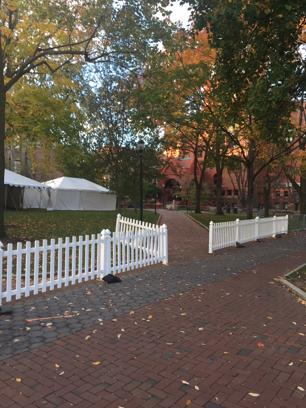
%> input picture test3.JPG, 306 x 408 px
$ octave test.m   (GNU Octave 9; MATLAB toolbox functions it lacks are replaced by stand-ins)
%> lines starting %> are read from the running program, lines starting %| are printed output that depends on the picture
### corner_detector.m
% File name: corner_detector.m
% Author: Ahmed Zahra, Anthony Owusu
% Date created:

function [cimg] = corner_detector(img)
% (INPUT) img: HxW matrix representing the gray scale input frame
% (OUTPUT) cimg: HxW matrix representing the corner-metric matrix for the image

% Convert img from rgb 2 grayscale
img_gray = rgb2gray(img);

% Find the corner points
cimg = detectHarrisFeatures(img_gray);

% Create HxW matrix
[H,W] = size(img_gray);
mat = zeros(H,W);

locations = round(cimg.Location);
strengths = cimg.Metric;

for i=1:size(locations,1)
    mat(locations(i,1), locations(i,2)) = strengths(i);
end

cimg = mat;

% cimg = cornermetric(img_gray, 'Harris');


end

### anms.m
% File name: anms.m
% Author: Ahmed Zahra, Anthony Owusu
% Date created:

function [y, x, rmax] = anms(cimg, max_pts)
% (INPUT) cimg: HxW matrix representing the corner-metric matrix.
% (INPUT) max_pts: The desired number of corners
% (OUTPUT) x: Nx1 matrix representing the column coordinates of the corners
% (OUTPUT) y: Nx1 matrix representing the row coordinates of the corners
% (OUTPUT) rmax: Supression radius used to obtain max_pts corners

N = size(cimg(cimg ~= 0),1);
points = zeros(N,2);
metric = zeros(N,1);
idx = 1;
for i=1:size(cimg,1)
    for j = 1:size(cimg,2)

        if (cimg(i,j) ~= 0)
            points(idx, 1) = i;
            points(idx, 2) = j;
            metric(idx) = cimg(i,j);
            idx = idx + 1;
        end

    end
end

c_robust = 0.9;

% Create an array the size of the number of points
points_min_radius = zeros(N,1);

% Initialize the minimum radius as infinite
r_min = Inf;

% Calculate radius
get_r = @(x1,x2) sqrt((x1(1,1) - x2(1,1))^2 + (x1(1,2) - x2(1,2))^2);

for i=1:N
    for j=1:N
        % Skip the iteration if we are comparing the same point
        if (i == j)
            continue
        end

        % Check if the magnitude the current point is larger
        if (metric(i) <= metric(j)*c_robust)
            % Calculate the radius and check if it is less than the current
            % minimum
            curr_r = get_r(points(i,:), points(j,:));

            % Update the minimum radius if the current radius is smaller
            if (curr_r < r_min)
                r_min = curr_r;
            end
        end
    end

    % Set the min radius of the current point
    points_min_radius(i,:) = r_min;

    r_min = inf;
end

% Sort the array of radiuses in descending order
[pts_min_r_sorted, order] = sort(points_min_radius, 'descend');

% Sort the array of points accordingly
points = points(order,:);
y = points(1:max_pts,1);
x = points(1:max_pts,2);

% Find the max supression radius
rmax = pts_min_r_sorted(max_pts); % ??

### feat_desc.m
% File name: feat_desc.m
% Author: Ahmed Zahra, Anthony Owusu
% Date created:

function [descs] = feat_desc(img, x, y)
% (INPUT) img: H xW matrix representing the gray scale input image frame
% (INPUT) x: Nx1 matrix representing the column coordinates of the corners
% (INPUT) y: Nx1 matrix representing the row coordinates of the corners
% (OUTPUT) descs: 64xN matrix, with column i being the 64-dimensional descriptor (8?8
% linearized grid) computed at the location (xi, yi) in img

N = size(x,1);

descs = zeros(64,N);

img_padded = padarray(img, [20,20], 0, 'both');

points = [y x];

for i=1:N
    p = round(points(i,:));

    % Get the 40x40 block around the point
    block = img_padded(p(1):p(1)+40,p(2):p(2)+40);

    % Apply gaussian bluring on the block
%     block = imgaussfilt(block,0.5);

    count = 1;
    for j=1:5:40
        for k=1:5:40
            descs(count,i) = block(j,k);
            count = count + 1;
        end
    end

    descs(:,i) = (descs(:,i) - mean(descs(:,i)))/std(descs(:,i));
end

end

### feat_match.m
% File name: feat_match.m
% Author: Ahmed Zahra, Anthony Owusu
% Date created:

function [match] = feat_match(descs1, descs2)
% (INPUT) descs1: 64?N1 matrix representing the corner descriptors of the
% first frame
% (INPUT) descs2: 64?N2 matrix representing the corner descriptors of the
% second frame
% (OUTPUT) match: N1 ? 1 vector where match1 points to the index of the
% descriptor in descs2 that matches with the feature i in descriptor descs1.
% If the match is not found, match1 = ?1

RATIO_VALUE = 0.75;

%Iterate through all points to find the euclidian distance
n = size(descs2, 2);
match = ones(n, 1)*-1;
for i = 1:size(descs2, 2)
    st_min = inf;
    st_index = 0;
    nd_min = inf;
    nd_index = 0;
    for j = 1:size(descs1, 2)
        d1 = descs1(:, i);
        d2 = descs2(:, j);
        diff = norm(d1 - d2);
        % compare with current min
        if (diff < st_min)
            nd_min = st_min;
            nd_index = st_index;
            st_min = diff;
            st_index = j;
            continue;
        end
        if (diff < nd_min && diff >= st_min)
            nd_min = diff;
            nd_index = j;
            continue;
        end
    end
    ratio = st_min/nd_min;
    if (ratio < RATIO_VALUE)
        match(i) = st_index;
    end
end
end

### ransac_est_homography.m
% File name: ransac_est_homography.m
% Author:
% Date created:

function [H, inlier_ind] = ransac_est_homography(x1, y1, x2, y2, thresh)
% (INPUT) x1, y1, x2, y2: N ? 1 vectors representing the corresponding
% feature coordinates in the first image and the second image. The point
% x1i, y1i in the first image are matched to x2i, y2i in the second image
% (INPUT) thresh: The threshold on distance to determine if the transformed
% points agree
% (OUTPUT) H: 3?3 matrix representing the homography computed at the end of
% RANSAC
% (OUTPUT) inlier_ind: N ?1 vector representing if the correspondence
% is an inlier or not. Denote inlier using 1 and 0 for outlier

% Set the RANSAC constants
nRANSAC = 2000;
e = thresh; % Pixels
% min_inliers = 10;

bestH = zeros(3);

N = size(x1,1);

count = 0;

for i=1:nRANSAC
    rand_indices = zeros(4,1);

    % Generate 4 random indices
    for j=1:4
        rand_idx = randi([1 N]);
        while (ismember(rand_idx, rand_indices))
            rand_idx = randi([1 N]);
        end
        rand_indices(j) = rand_idx;
    end

    % Select 4 random points accordning to the calculated indices
    x1_i = x1(rand_indices);
    y1_i = y1(rand_indices);
    x2_i = x2(rand_indices);
    y2_i = y2(rand_indices);

    % Estimate the homography matrix for the selected points
    H = est_homography(x2_i, y2_i, x1_i, y1_i);

    currentCount = 0;
    H = H / H(3,3);
    % Loop through all the points and determine the number of points tha
    % are satisfied by the calculated homography matrix
    for j =1:N
        lhs = H * [x1(j); y1(j); 1];
        lhs = lhs / lhs(3);

        % Calculate the distance between the estimated and the actual point
        e_i = sqrt((lhs(1) - x2(j))^2 + (lhs(2) - y2(j))^2);

        if (e_i < e)
            currentCount = currentCount + 1;
        end
    end

    % Check the number of inliers is greater the max
    if currentCount > count
        bestH = H;
        count = currentCount;
    end
end

inlier_ind = zeros(N,1);
H = bestH;

for i=1:N
    lhs = H * [x1(i); y1(i); 1];
    lhs = lhs / lhs(3);

    % Calculate the distance between the estimated and the actual point
	e_i = sqrt((lhs(1) - x2(i))^2 + (lhs(2) - y2(i))^2);

    if (e_i < e)
        inlier_ind(i) = 1;
    end
end
%
x1_i = x1(inlier_ind == 1);
y1_i = y1(inlier_ind == 1);
x2_i = x2(inlier_ind == 1);
y2_i = y2(inlier_ind == 1);

% Use all the inliers to calculate the homography
H = est_homography(x1_i, y1_i, x2_i, y2_i);
H = H / H(3,3);
end

### est_homography.m
% File name: est_homography.m

function H = est_homography(X,Y,x,y)
% Input:
%   X,Y are coordinates of destination points
%   x,y are coordinates of source points
%   X/Y/x/y , each is a vector of n*1, n>= 4

% Output:
%   H is the homography output 3x3
%   (X,Y, 1)^T ~ H (x, y, 1)^T

A = zeros(length(x(:))*2,9);

for i = 1:length(x(:))
 a = [x(i),y(i),1];
 b = [0 0 0];
 c = [X(i);Y(i)];
 d = -c*a;
 A((i-1)*2+1:(i-1)*2+2,1:9) = [[a b;b a] d];
end

[U, S, V] = svd(A);
h = V(:,9);
H = reshape(h,3,3)';
end

### test.m
% Test script
clear all
close all

max_pts = 300;

im1 = imread('test3.JPG');
%> im1 is the input picture: size 408x306x3 uint8; mean R, G, B 97.4, 87.6, 76.9
im2 = imread('test4.JPG');
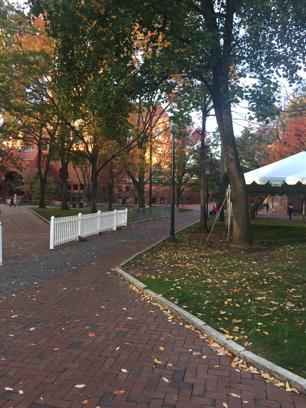
%> input picture test4.JPG, 306 x 408 px
%> im2 is the input picture: size 408x306x3 uint8; mean R, G, B 89.9, 82.7, 73.1

cim1 = corner_detector(im1);
%> in corner_detector, `cimg = detectHarrisFeatures(img_gray);`: cimg = 720 points; strongest (x, y): (32, 71), (300, 99), (194, 11), (305, 93), (137, 142)
%> in corner_detector, `locations = round(cimg.Location);`: locations = 720 rows, first 12: [1 22; 1 242; 1 305; 2 248; 3 3; 3 246; 4 49; 5 70; 6 83; 6 171; 6 183; 6 250]
%> in corner_detector, `strengths = cimg.Metric;`: strengths = 720 values, max 0.0242 at index 78, min 0.000244 at index 153, mean 0.00348
%> after the loop in corner_detector, `for i=1:size(locations,1)`:
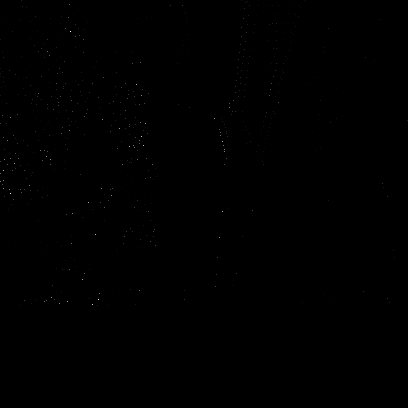
%> mat: size 408x408 double; min 0, max 0.0242, mean 1.5e-05; drawn with min black and max white
cim2 = corner_detector(im2);
%> in corner_detector (call 2), `img_gray = rgb2gray(img);`:
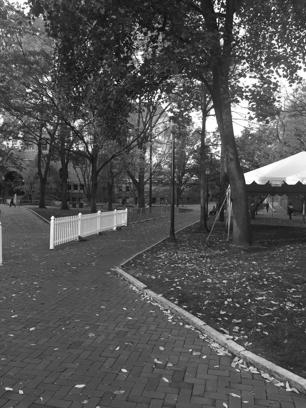
%> img_gray: size 408x306 uint8; min 4, max 255, mean 83.8
%> in corner_detector (call 2), `cimg = detectHarrisFeatures(img_gray);`: cimg = 721 points; strongest (x, y): (223, 10), (220, 11), (138, 101), (140, 75), (255, 182)
%> in corner_detector (call 2), `locations = round(cimg.Location);`: locations = 721 rows, first 12: [1 30; 1 34; 1 116; 1 126; 1 135; 1 159; 1 224; 2 9; 2 265; 3 49; 3 120; 4 110]
%> in corner_detector (call 2), `strengths = cimg.Metric;`: strengths = 721 values, max 0.039 at index 450, min 0.000394 at index 172, mean 0.00472

[x1,y1,~] = anms(cim1, max_pts);
%> in anms, `N = size(cimg(cimg ~= 0),1);`: N = 720
%> after the loop in anms, `for i=1:size(cimg,1)`: idx = 721; metric = 720 values, max 0.0242 at index 78, min 0.000244 at index 153, mean 0.00348; points = 720 rows, first 12: [1 22; 1 242; 1 305; 2 248; 3 3; 3 246; 4 49; 5 70; 6 83; 6 171; 6 183; 6 250]
%> after the loop in anms, `for i=1:N`: curr_r = 39
%> in anms, `[pts_min_r_sorted, order] = sort(points_min_radius, 'descend');`: order = 720 values, max 720 at index 295, min 1 at index 496, mean 360.5
%> in anms, `points = points(order,:);`: points = 720 rows, first 12: [32 71; 194 11; 300 99; 299 388; 212 223; 197 388; 146 144; 184 383; 147 130; 137 142; 85 137; 142 223]
%> in anms, `y = points(1:max_pts,1);`: y = 300 values, max 306 at index 244, min 1 at index 127, mean 135.3
%> in anms, `x = points(1:max_pts,2);`: x = 300 values, max 408 at index 16, min 1 at index 152, mean 154.6
%> in anms, `rmax = pts_min_r_sorted(max_pts);`: rmax = 8.6
%> x1 has the same summary as y in anms; y1 has the same summary as x in anms
[x2,y2,~] = anms(cim2, max_pts);
%> after the loop in anms (call 2), `for i=1:size(cimg,1)`: idx = 722; metric has the same summary as strengths in corner_detector; points has the same summary as locations in corner_detector
%> in anms (call 2), `points = points(order,:);`: points = 721 rows, first 12: [223 10; 255 182; 236 341; 22 393; 53 218; 138 101; 250 301; 140 75; 123 370; 31 91; 27 15; 75 150]
%> x2 = 300 values, max 306 at index 16, min 1 at index 20, mean 166.4; y2 = 300 values, max 408 at index 29, min 3 at index 28, mean 169.5

descs1 = feat_desc(rgb2gray(im1), x1, y1);
%> in feat_desc, `img_padded = padarray(img, [20,20], 0, 'both');`:
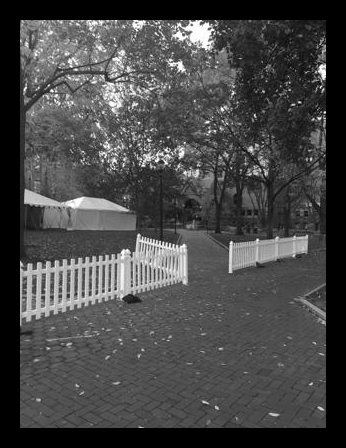
%> img_padded: size 448x346 uint8; min 0, max 255, mean 72
%> in feat_desc, `points = [y x];`: points = 300 rows, first 12: [71 32; 11 194; 99 300; 388 299; 223 212; 388 197; 144 146; 383 184; 130 147; 142 137; 137 85; 223 142]
%> the loop in feat_desc, `for i=1:N` made 300 passes
%> p on passes 1 to 3: [71 32], [11 194], [99 300]
descs2 = feat_desc(rgb2gray(im2), x2, y2);
%> in feat_desc (call 2), `img_padded = padarray(img, [20,20], 0, 'both');`:
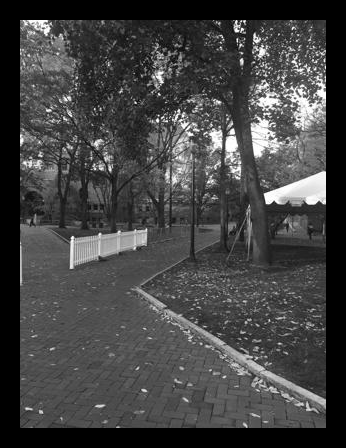
%> img_padded: size 448x346 uint8; min 0, max 255, mean 67.5
%> in feat_desc (call 2), `points = [y x];`: points = 300 rows, first 12: [10 223; 182 255; 341 236; 393 22; 218 53; 101 138; 301 250; 75 140; 370 123; 91 31; 15 27; 150 75]
%> the loop in feat_desc (call 2), `for i=1:N` made 300 passes
%> p on passes 1 to 3: [10 223], [182 255], [341 236]
%> after the loop in feat_desc (call 2), `for i=1:N`:
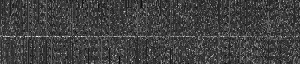
%> descs: size 64x300 double; min -2.47, max 7.05, mean 0; drawn with min black and max white

imshow(im1);
hold on
plot(x1,y1, 'rx');
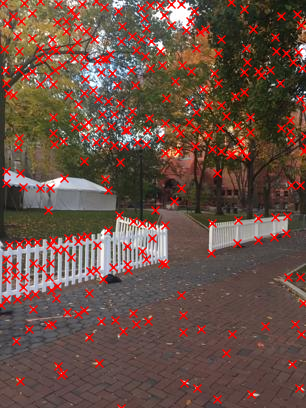
%> figure redrawn from the program's plot data
match = feat_match(descs1, descs2);
%> the loop in feat_match, `for i = 1:size(descs2, 2)` made 300 passes
%> ratio on passes 1 to 3: 0.993, 0.987, 0.931
%> after the loop in feat_match, `for i = 1:size(descs2, 2)`: match = 300 values, max 241 at index 200, min -1 at index 1, mean 5.56

N = size(match(match~=-1),1);
%> N = 19
p1 = zeros(N,2);
p2 = p1;
%> p2 = 19 rows, first 12: [0 0; 0 0; 0 0; 0 0; 0 0; 0 0; 0 0; 0 0; 0 0; 0 0; 0 0; 0 0]
idx = 1;

for i =1:size(match,1)
    if(match(i) ~= -1)
        p1(idx,1) = x1(i);
        p1(idx,2) = y1(i);
        idx = idx + 1;
    end
end

idx = match(match ~= -1);
p2 = [x2(idx) y2(idx)];

[H, inlier_ind] = ransac_est_homography(p1(:,1),p1(:,2),p2(:,1),p2(:,2), 0.5);
%> the loop in ransac_est_homography, `for i=1:N` made 19 passes
% tforms = estimateGeometricTransform(p2, p1,...
%         'projective', 'Confidence', 99.9, 'MaxNumTrials', 2000);
